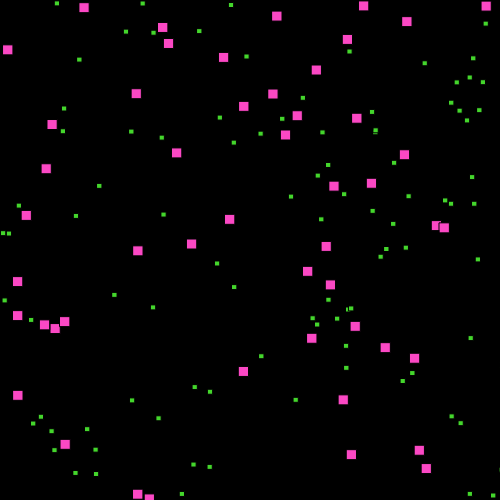
Frame 1 (no input)
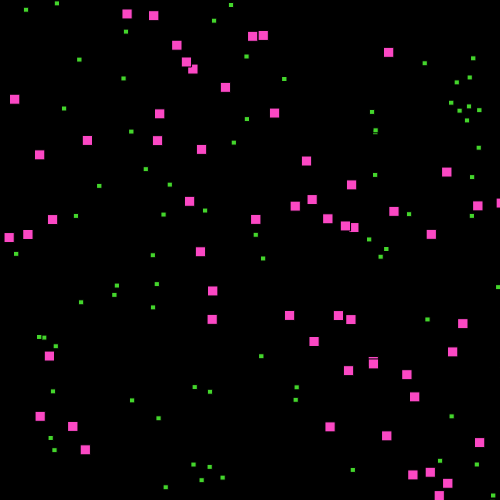
Frame 60 (no input)
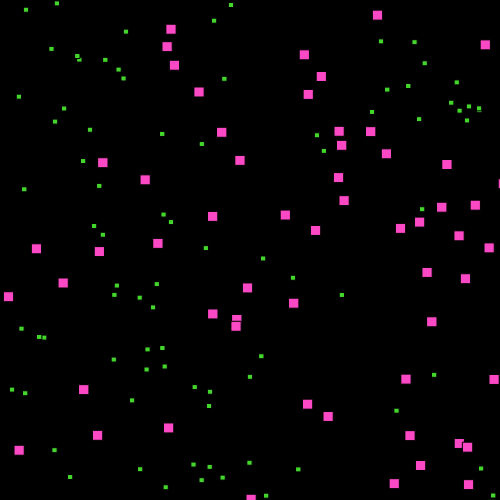
Frame 120 (the mouse pressed at the canvas centre since frame 60)

The p5.js sketch that drew these frames (run headless with seeded random() and noise() and a simulated clock; from frame 60 on, the mouse is pressed at the canvas centre):

// p5.js sketch
// ── sketch.js
// Define the size of the grid
const GRID_SIZE = 50;

// Define the number of herbivores and plants
const NUM_HERBIVORES = 50;
const NUM_PLANTS = 100;

// Define the herbivore and plant classes
class Herbivore {
  constructor(x, y) {
    this.x = x;
    this.y = y;
    this.energy = 100;
    this.color = color(251, 72, 196);
  }

  move() {
    // Move the herbivore in a random direction
    this.x += random(-1, 1);
    this.y += random(-1, 1);

    // Wrap around the edges of the grid
    this.x = (this.x + GRID_SIZE) % GRID_SIZE;
    this.y = (this.y + GRID_SIZE) % GRID_SIZE;
  }

  eat(plants) {
    // Check for nearby plants and eat them
    for (let i = 0; i < plants.length; i++) {
      if (dist(this.x, this.y, plants[i].x, plants[i].y) < 1) {
        this.energy += 50;
        plants.splice(i, 1);
        break;
      }
    }
  }

  reproduce(herbivores) {
    // If the herbivore has enough energy, reproduce
    if (this.energy >= 200) {
      herbivores.push(new Herbivore(this.x, this.y));
      this.energy -= 125;
    }
  }

  draw() {
    // Draw the herbivore as a square
    fill(this.color);
    rect(this.x * 10, this.y * 10, 10, 10);
  }
}

class Plant {
  constructor(x, y) {
    this.x = x;
    this.y = y;
    this.color = color(68, 214, 44);
    this.reproductionTimer = 0;
  }

  reproduce(plants) {
    // Continuously reproduce
    this.reproductionTimer++;
    if (this.reproductionTimer >= 50) {
      plants.push(new Plant(random(GRID_SIZE), random(GRID_SIZE)));
      this.reproductionTimer -= 25;
    }
  }

  draw() {
    // Draw the plant as a small square
    fill(this.color);
    rect(this.x * 10, this.y * 10, 5, 5);
  }
}

// Create arrays to store the herbivores and plants
let herbivores = [];
let plants = [];

function restartLife() {
  herbivores = [];
  plants = [];
  for (let i = 0; i < NUM_HERBIVORES; i++) {
    herbivores.push(new Herbivore(random(GRID_SIZE), random(GRID_SIZE)));
  }

  for (let i = 0; i < NUM_PLANTS; i++) {
    plants.push(new Plant(random(GRID_SIZE), random(GRID_SIZE)));
  }
}

function noMoreLife(){
  herbivores = []
  plants = []
}

function setup() {
  createCanvas(GRID_SIZE * 10, GRID_SIZE * 10);
  // Create the initial herbivores and plants
  for (let i = 0; i < NUM_HERBIVORES; i++) {
    herbivores.push(new Herbivore(random(GRID_SIZE), random(GRID_SIZE)));
  }

  for (let i = 0; i < NUM_PLANTS; i++) {
    plants.push(new Plant(random(GRID_SIZE), random(GRID_SIZE)));
  }
}

function draw() {
  background(0);

  // Move and draw each herbivore
  for (let i = 0; i < herbivores.length; i++) {
    herbivores[i].move();
    herbivores[i].eat(plants);
    herbivores[i].reproduce(herbivores);
    herbivores[i].draw();

    // Remove herbivores that have run out of energy
    herbivores[i].energy--;
    if (herbivores[i].energy <= 0) {
      herbivores.splice(i, 1);
      i--;
    }
  }

  // Reproduce and draw the plants
  for (let plant of plants) {
    plant.reproduce(plants);
    plant.draw();
    if (!plant) {
      for (let i = 0; i < NUM_PLANTS; i++) {
        plants.push(new Plant(random(GRID_SIZE), random(GRID_SIZE)));
      }
    }
  }
}
